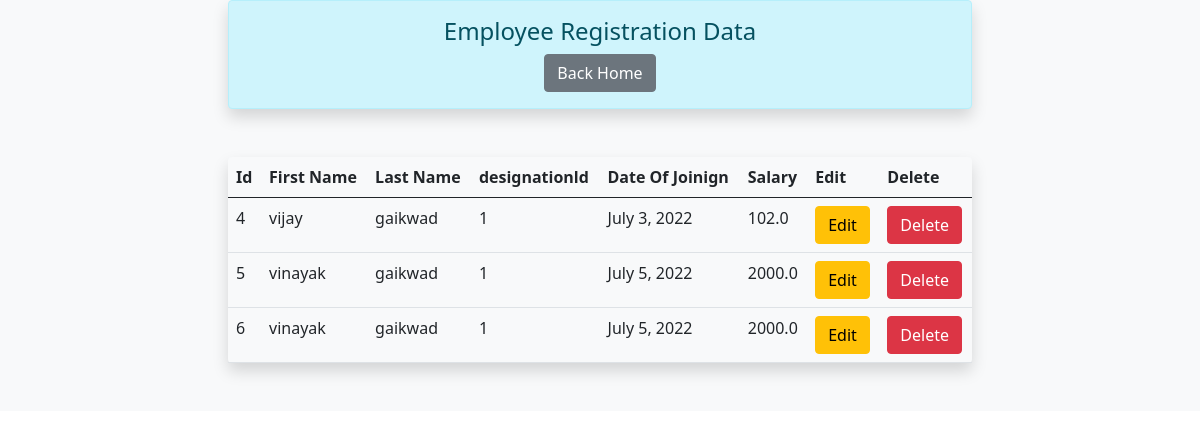
Page /suc/ (signed in) on the committed database.
### core/models.py (models this page shows, shortened)
class Employee_Mst(models.Model):
    user = models.ForeignKey(User,on_delete=models.CASCADE)
    designationld=models.ForeignKey(Designation_Mst,on_delete=models.CASCADE,default='select')
    first_name=models.CharField(max_length=20)
    last_name=models.CharField(max_length=20)
    date_of_joining = models.DateField()
    salary = models.FloatField()

class Designation_Mst(models.Model):
    designaton = models.CharField(max_length=20)
    def __str__(self):
        return str(self.id)

### core/views.py (the view)
# urls.py: path('suc/',views.Employee_data,name='suc'),
def Employee_data(request):
    if request.user.is_authenticated:
        data=Employee_Mst.objects.all()
        return render(request,'core/suc.html',{'data':data})
    return redirect('/accounts/login')

### core/templates/core/suc.html
{% extends 'core/base.html' %}
{% block body %}
<div class="bg-light">
<div class="row">
    <div class="col-sm-2">
    </div>
    <div class="col-sm-8">
        <div class="container">
            <div class="alert alert-info text-sm-center text-color shadow p-3 mb-5 rounded" role="alert">
                <span class="text-center fs-5"><h4>Employee Registration Data</h4></span>
                <a type="submit" class="btn btn-secondary" href="{% url 'home' %}">Back Home</a></button>
              </div>
            <div class="">
              <table class="table shadow p-3 mb-5 bg-light rounded">
                <thead>
                  <tr>
                    <th>Id</th>
                    <th>First Name</th>
                    <th>Last Name</th>
                    <th>designationld</th>
                    <th>Date Of Joinign</th>
                    <th>Salary</th>
                    <th>Edit</th>
                    <th>Delete</th>
                  </tr>
                </thead>
                <tbody>
                    {% for dt in data %}
                  <tr>
                    <td>{{dt.id}}</td>
                    <td>{{dt.first_name}}</td>
                    <td>{{dt.last_name}}</td>
                    <td>{{dt.designationld}}</td>
                    <td>{{dt.date_of_joining}}</td>
                    <td>{{dt.salary}}</td>
                    <td><a type="submit" class="btn btn-warning" href="{% url 'update' dt.pk %}">Edit</a></button></td>
                    <td><a type="submit" class="btn btn-danger" href="{% url 'delete' dt.pk %}">Delete</a></button></td>
                  </tr>
                  {% endfor %}
              </table>
            </div>
        </div>
    </div>
    <div class="col-sm-2">
    </div>
</div>
</div>
{% endblock body %}

### core/templates/core/base.html (shortened to what this page needs)
<!DOCTYPE html>
{% load static %}
<html lang="en">
<head>
    <link rel="stylesheet" href="{% static 'core/css/all.min.css' %}">
    <link rel="stylesheet" href="{% static 'core/css/bootstrap.min.css' %}">
    <link rel="stylesheet" href="{% static 'core/css/bootstrap.min.css' %}">
</head>
<body>
    {% block body %}
{% endblock body %}
</body>
</html>

### rows in the picture
Employee_Mst: id "4", first_name "vijay", last_name "gaikwad", designationld "1", date_of_joining "July 3, 2022", salary "102.0"
Employee_Mst: id "5", first_name "vinayak", last_name "gaikwad", designationld "1", date_of_joining "July 5, 2022", salary "2000.0"
Employee_Mst: id "6", first_name "vinayak", last_name "gaikwad", designationld "1", date_of_joining "July 5, 2022", salary "2000.0"
